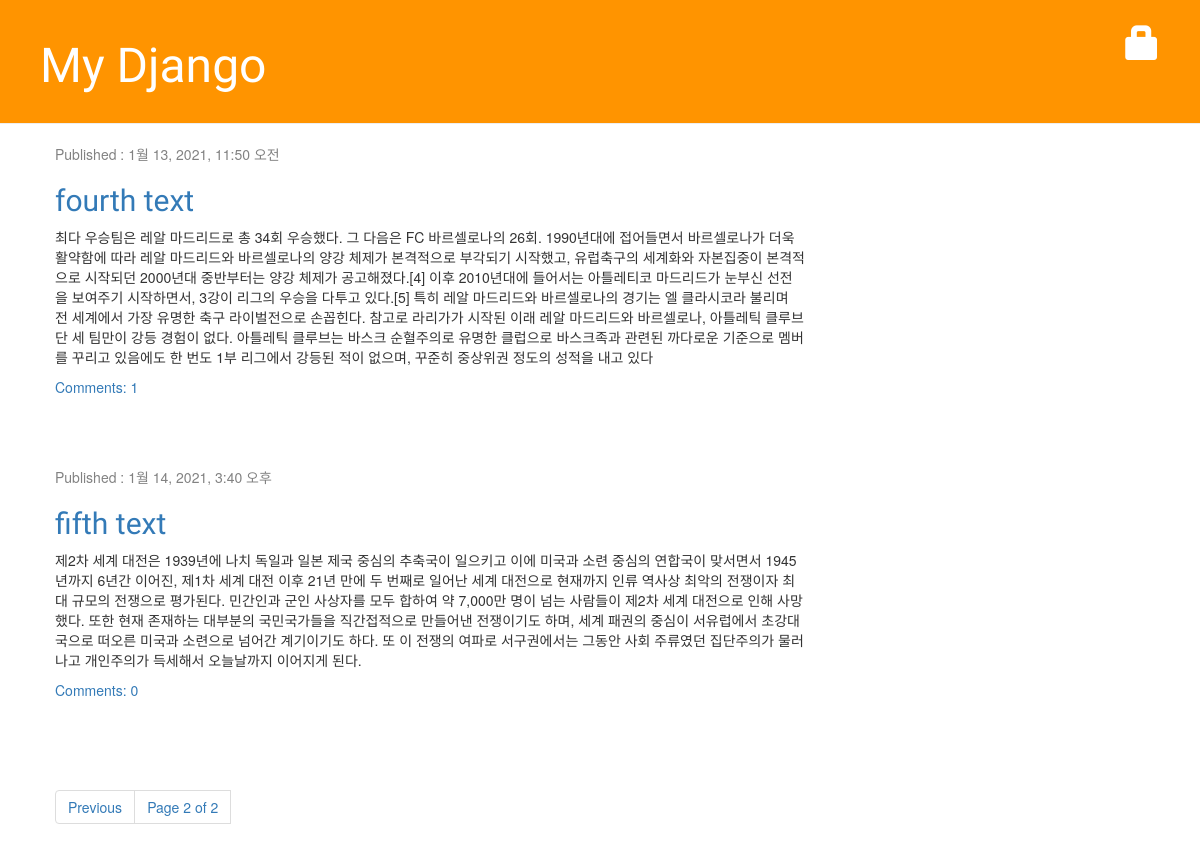
The app's page /?page=3, older data.
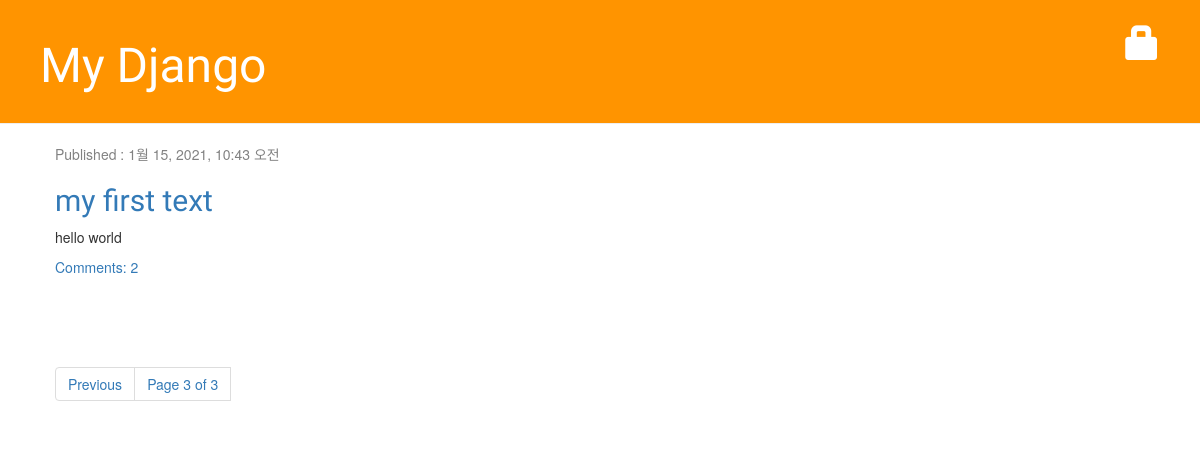
The same page, newer data.
### blog/models.py (models this page shows, shortened)
class Post(models.Model):
    author = models.ForeignKey('auth.User', on_delete=models.CASCADE)
    title = models.CharField(max_length=200, validators=[min_length_3_validator])
    text = models.TextField()
    created_date = models.DateTimeField(default=timezone.now)
    published_date = models.DateTimeField(blank=True, null=True)

### blog/views.py (the view)
# urls.py: path('', views.post_list, name='post_list'),
def post_list(request):
    post_list = Post.objects.filter(published_date__lte=timezone.now()).order_by('published_date')
    paginator = Paginator(post_list, 2)
    page_no = request.GET.get('page')
    try:
        posts = paginator.page(page_no)
    except PageNotAnInteger:
        posts = paginator.page(1)
    except EmptyPage:
        posts = paginator.page(paginator.num_pages)
    return render(request, 'blog/post_list.html', {'posts': posts})

### blog/templates/blog/post_list.html
{% extends 'blog/base.html' %}
{% block content %}
    {% for post in posts %}
        <div class="post">
            <div class="date">
                <p>Published : {{post.published_date}}</p>
            </div>
            <h2><a href="{% url 'post_detail' pk=post.pk %}">{{post.title}}</a></h2>
            <p>{{post.text|linebreaksbr}}</p>
            <a href="{% url 'post_detail' pk=post.pk %}">Comments: {{post.comments.count}}</a>
        </div>
    {% endfor %}
    {% include 'blog/post_pagination.html' with page=posts %}
{% endblock %}

Row changes from the older to the newer data that the page shows:
no longer on this page (row unchanged): Post: published_date "1월 13, 2021, 11:50 오전", title "fourth text", text "최다 우승팀은 레알 마드리드로 총 34회 우승했다. 그 다음은 FC 바르셀로나의 26회. 1990년대에 접어들면서 바르셀로나가 더욱 활약함에 따라 레알 마드리드와 바르셀로나의 양강 체제가 본격적으로 부각되기 시작했고, 유럽축구의 세계화와 자본집중이 본격적으로 시작되던 2000년대 중반부터는 양강 체제가 공고해졌다.[4] 이후 2010년대에 들어서는 아틀레티코 마드리드가 눈부신 선전을 보여주기 시작하면서, 3강이 리그의 우승을 다투고 있다.[5] 특히 레알 마드리드와 바르셀로나의 경기는 엘 클라시코라 불리며 전 세계에서 가장 유명한 축구 라이벌전으로 손꼽힌다. 참고로 라리가가 시작된 이래 레알 마드리드와 바르셀로나, 아틀레틱 클루브 단 세 팀만이 강등 경험이 없다. 아틀레틱 클루브는 바스크 순혈주의로 유명한 클럽으로 바스크족과 관련된 까다로운 기준으로 멤버를 꾸리고 있음에도 한 번도 1부 리그에서 강등된 적이 없으며, 꾸준히 중상위권 정도의 성적을 내고 있다", comments.count "1"
no longer on this page (row unchanged): Post: published_date "1월 14, 2021, 3:40 오후", title "fifth text", text "제2차 세계 대전은 1939년에 나치 독일과 일본 제국 중심의 추축국이 일으키고 이에 미국과 소련 중심의 연합국이 맞서면서 1945년까지 6년간 이어진, 제1차 세계 대전 이후 21년 만에 두 번째로 일어난 세계 대전으로 현재까지 인류 역사상 최악의 전쟁이자 최대 규모의 전쟁으로 평가된다. 민간인과 군인 사상자를 모두 합하여 약 7,000만 명이 넘는 사람들이 제2차 세계 대전으로 인해 사망했다. 또한 현재 존재하는 대부분의 국민국가들을 직간접적으로 만들어낸 전쟁이기도 하며, 세계 패권의 중심이 서유럽에서 초강대국으로 떠오른 미국과 소련으로 넘어간 계기이기도 하다. 또 이 전쟁의 여파로 서구권에서는 그동안 사회 주류였던 집단주의가 물러나고 개인주의가 득세해서 오늘날까지 이어지게 된다.", comments.count "0"
now on this page (row edited): Post: published_date "1월 15, 2021, 10:43 오전", title "my first text", text "hello world", comments.count "2"
Text that changed along with them:
{{ page.number }}: "2" → "3"
{{ page.paginator.num_pages }}: "2" → "3"
